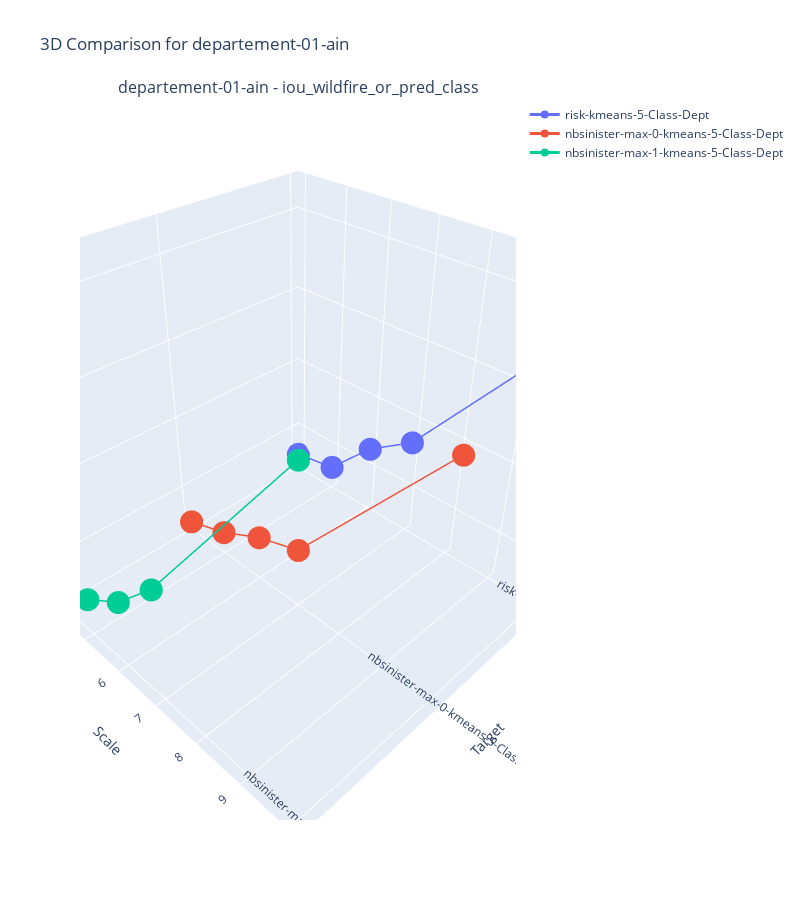
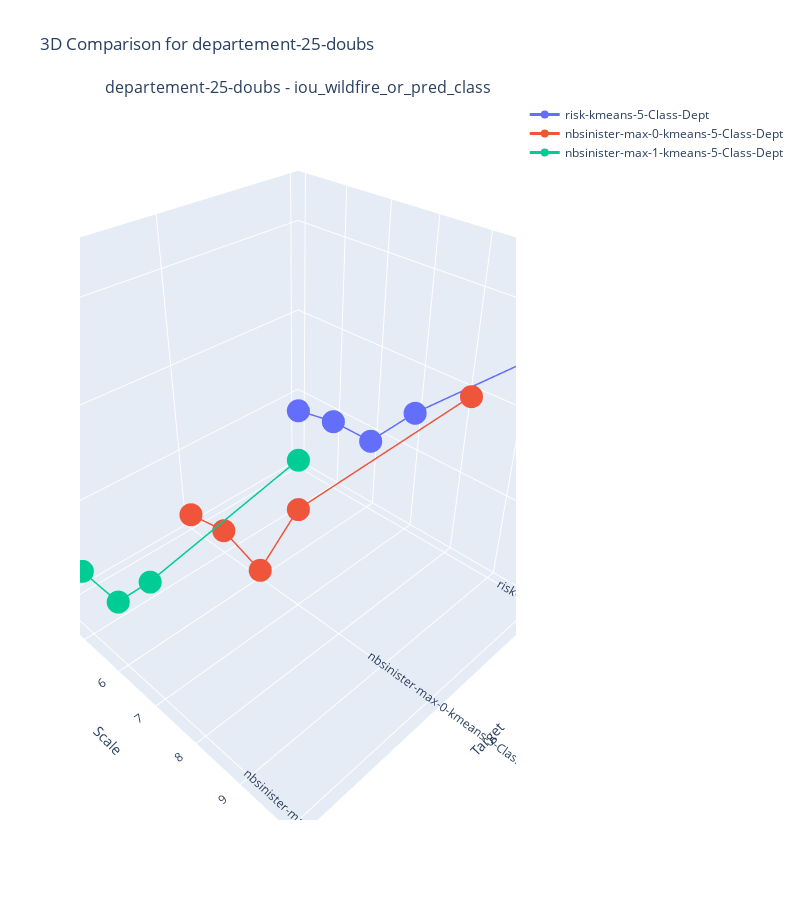
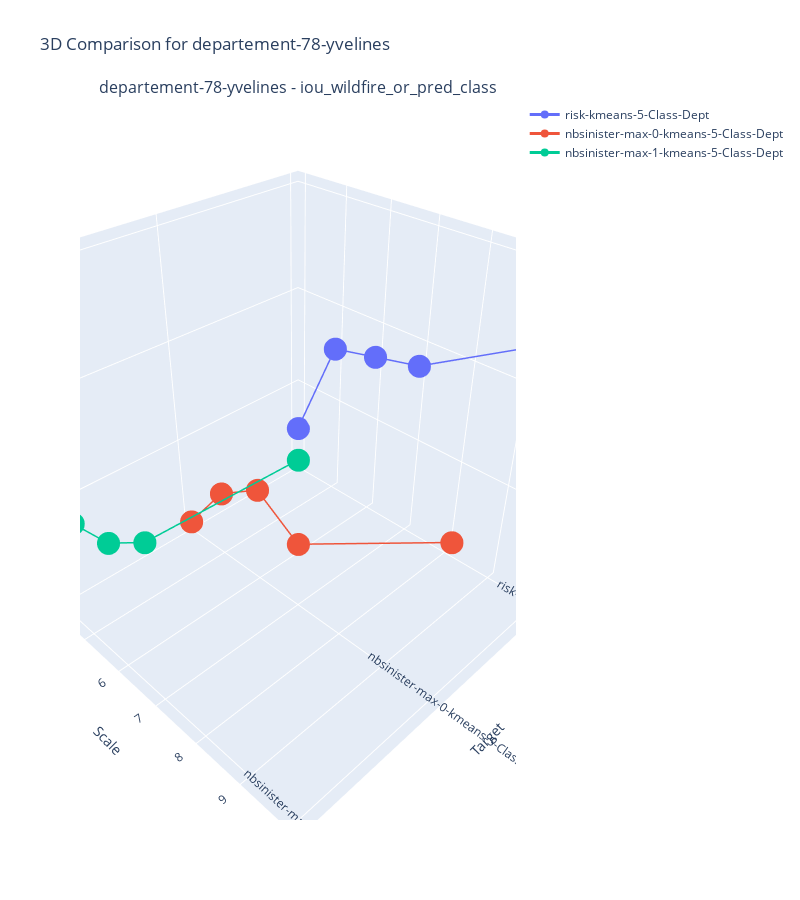

The cell these charts' notebook holds for them, in order:
### Code cell
compare_models_2d(df, df.Department.unique(), dept_markers, ['iou_wildfire_or_pred_class'],  'Target', 'Scale', 'Target')

### Figure 1 — Plotly figure (JSON) as saved in the notebook; plotly's stock layout.template omitted (floating-point values rounded to 4 significant figures)
{"data": [{"line": {"color": "#636EFA", "width": 3}, "marker": {"color": "#636EFA", "size": 8}, "mode": "lines+markers", "name": "risk-kmeans-5-Class-Dept", "scene": "scene", "type": "scatter3d", "x": [0, 0, 0, 0, 0], "y": [4, 5, 6, 7, 10], "z": [0.16, 0.17, 0.23, 0.27, 0.49]}, {"line": {"color": "#EF553B", "width": 3}, "marker": {"color": "#EF553B", "size": 8}, "mode": "lines+markers", "name": "nbsinister-max-0-kmeans-5-Class-Dept", "scene": "scene", "type": "scatter3d", "x": [1, 1, 1, 1, 1], "y": [4, 5, 6, 7, 10], "z": [0.15, 0.17, 0.2, 0.22, 0.44]}, {"line": {"color": "#00CC96", "width": 3}, "marker": {"color": "#00CC96", "size": 8}, "mode": "lines+markers", "name": "nbsinister-max-1-kmeans-5-Class-Dept", "scene": "scene", "type": "scatter3d", "x": [2, 2, 2, 2, 2], "y": [4, 5, 6, 7, 10], "z": [0.16, 0.19, 0.23, 0.29, 0.53]}], "layout": {"annotations": [{"font": {"size": 16}, "showarrow": false, "text": "departement-01-ain - iou_wildfire_or_pred_class", "x": 0.5, "xanchor": "center", "xref": "paper", "y": 1, "yanchor": "bottom", "yref": "paper"}], "height": 900, "scene": {"domain": {"x": [0, 1], "y": [0, 1]}, "xaxis": {"ticktext": ["risk-kmeans-5-Class-Dept", "nbsinister-max-0-kmeans-5-Class-Dept", "nbsinister-max-1-kmeans-5-Class-Dept"], "tickvals": [0, 1, 2], "title": {"text": "Target"}}, "yaxis": {"title": {"text": "Scale"}}, "zaxis": {"title": {"text": "iou_wildfire_or_pred_class"}}}, "showlegend": true, "title": {"text": "3D Comparison for departement-01-ain"}, "width": 800}}

### Figure 2 — Plotly figure (JSON) as saved in the notebook; plotly's stock layout.template omitted (floating-point values rounded to 4 significant figures)
{"data": [{"line": {"color": "#636EFA", "width": 3}, "marker": {"color": "#636EFA", "size": 8}, "mode": "lines+markers", "name": "risk-kmeans-5-Class-Dept", "scene": "scene", "type": "scatter3d", "x": [0, 0, 0, 0, 0], "y": [4, 5, 6, 7, 10], "z": [0.18, 0.19, 0.19, 0.25, 0.4]}, {"line": {"color": "#EF553B", "width": 3}, "marker": {"color": "#EF553B", "size": 8}, "mode": "lines+markers", "name": "nbsinister-max-0-kmeans-5-Class-Dept", "scene": "scene", "type": "scatter3d", "x": [1, 1, 1, 1, 1], "y": [4, 5, 6, 7, 10], "z": [0.12, 0.13, 0.11, 0.22, 0.41]}, {"line": {"color": "#00CC96", "width": 3}, "marker": {"color": "#00CC96", "size": 8}, "mode": "lines+markers", "name": "nbsinister-max-1-kmeans-5-Class-Dept", "scene": "scene", "type": "scatter3d", "x": [2, 2, 2, 2, 2], "y": [4, 5, 6, 7, 10], "z": [0.16, 0.18, 0.18, 0.24, 0.44]}], "layout": {"annotations": [{"font": {"size": 16}, "showarrow": false, "text": "departement-25-doubs - iou_wildfire_or_pred_class", "x": 0.5, "xanchor": "center", "xref": "paper", "y": 1, "yanchor": "bottom", "yref": "paper"}], "height": 900, "scene": {"domain": {"x": [0, 1], "y": [0, 1]}, "xaxis": {"ticktext": ["risk-kmeans-5-Class-Dept", "nbsinister-max-0-kmeans-5-Class-Dept", "nbsinister-max-1-kmeans-5-Class-Dept"], "tickvals": [0, 1, 2], "title": {"text": "Target"}}, "yaxis": {"title": {"text": "Scale"}}, "zaxis": {"title": {"text": "iou_wildfire_or_pred_class"}}}, "showlegend": true, "title": {"text": "3D Comparison for departement-25-doubs"}, "width": 800}}

### Figure 3 — Plotly figure (JSON) as saved in the notebook; plotly's stock layout.template omitted (floating-point values rounded to 4 significant figures)
{"data": [{"line": {"color": "#636EFA", "width": 3}, "marker": {"color": "#636EFA", "size": 8}, "mode": "lines+markers", "name": "risk-kmeans-5-Class-Dept", "scene": "scene", "type": "scatter3d", "x": [0, 0, 0, 0, 0], "y": [4, 5, 6, 7, 10], "z": [0.25, 0.36, 0.37, 0.38, 0.46]}, {"line": {"color": "#EF553B", "width": 3}, "marker": {"color": "#EF553B", "size": 8}, "mode": "lines+markers", "name": "nbsinister-max-0-kmeans-5-Class-Dept", "scene": "scene", "type": "scatter3d", "x": [1, 1, 1, 1, 1], "y": [4, 5, 6, 7, 10], "z": [0.21, 0.27, 0.3, 0.27, 0.36]}, {"line": {"color": "#00CC96", "width": 3}, "marker": {"color": "#00CC96", "size": 8}, "mode": "lines+markers", "name": "nbsinister-max-1-kmeans-5-Class-Dept", "scene": "scene", "type": "scatter3d", "x": [2, 2, 2, 2, 2], "y": [4, 5, 6, 7, 10], "z": [0.27, 0.32, 0.33, 0.36, 0.5]}], "layout": {"annotations": [{"font": {"size": 16}, "showarrow": false, "text": "departement-78-yvelines - iou_wildfire_or_pred_class", "x": 0.5, "xanchor": "center", "xref": "paper", "y": 1, "yanchor": "bottom", "yref": "paper"}], "height": 900, "scene": {"domain": {"x": [0, 1], "y": [0, 1]}, "xaxis": {"ticktext": ["risk-kmeans-5-Class-Dept", "nbsinister-max-0-kmeans-5-Class-Dept", "nbsinister-max-1-kmeans-5-Class-Dept"], "tickvals": [0, 1, 2], "title": {"text": "Target"}}, "yaxis": {"title": {"text": "Scale"}}, "zaxis": {"title": {"text": "iou_wildfire_or_pred_class"}}}, "showlegend": true, "title": {"text": "3D Comparison for departement-78-yvelines"}, "width": 800}}
